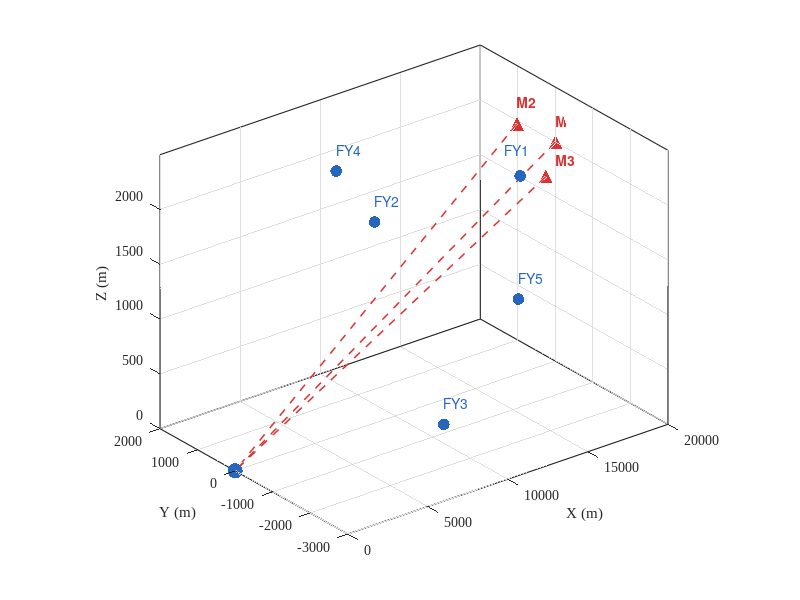
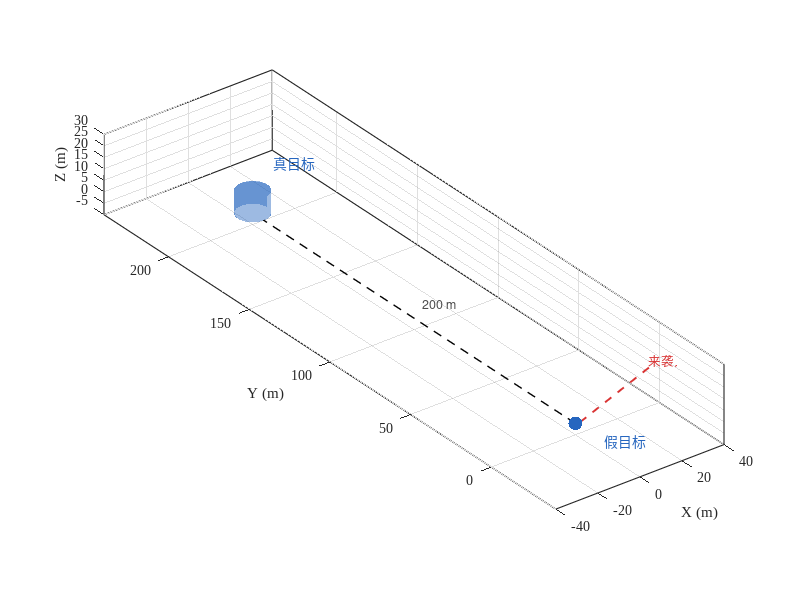

These figures' MATLAB source, in order:
%% background_scene_3d.m
% 2025 高教社杯 A 题「烟幕干扰弹的投放策略」背景介绍三维示意图
% 目的：直观展示 来袭导弹(M1~M3)、无人机(FY1~FY5)、假目标(原点)、
%       真目标(圆柱) 的空间关系，用于论文"问题背景/场景描述"部分。
%
% 布局：分两张图输出
%       (a) 全局态势 —— 三枚导弹与五架无人机的初始位置及来袭方向；
%       (b) 目标区放大 —— 假目标原点 + 真目标圆柱(半径7m、高10m)，
%           体现真目标相对假目标在 +Y 方向 200 m 的偏移。
%
% 输出：background_scene_overview.png（全局态势）、
%       background_scene_target.png（目标区放大），均 300 dpi

clear; clc; close all;

%% ================== 1. 场景常量与坐标 ==================
% 来袭导弹初始位置（3x3，每列一枚：M1/M2/M3）
M0 = [20000 19000 18000;
         0   600  -600;
      2000  2100  1900];
m_name = {'M1','M2','M3'};

% 无人机初始位置（3x5，每列一架：FY1~FY5）
U0 = [17800 12000  6000 11000 13000;
         0  1400 -3000  2000 -2000;
      1800  1400   700  1800  1300];
u_name = {'FY1','FY2','FY3','FY4','FY5'};

% 假目标（导弹瞄准点）与真目标（圆柱形固定目标）
fake   = [0; 0; 0];        % 假目标 = 原点，导弹飞行方向直指此处
true_c = [0; 200; 0];      % 真目标下底面圆心
Rc = 7;  Hc = 10;          % 真目标圆柱半径、高

% 配色
c_m   = [0.85 0.20 0.20];  % 导弹：红
c_u   = [0.15 0.40 0.75];  % 无人机：蓝
c_fake= [0.15 0.40 0.75];  % 假目标：蓝（同无人机）
c_true= [0.15 0.40 0.75];  % 真目标：蓝（同无人机）
fs    = 10;                % 字号

%% ================== 2. 图 (a)：全局态势 ==================
figure('Color','w','Position',[60 60 720 500]);
hold on; grid on; view([-38, 26]);
% 不采用 axis equal：X 轴跨度 20 km、Y 5 km、Z 2.1 km，等比会使图被压成极扁的条带。
% 用 daspect 压缩 X、适度拉伸 Z，使整体展宽/高度更均衡（数值可按需微调）。
daspect([6 2 1]);
xlabel('X (m)'); ylabel('Y (m)'); zlabel('Z (m)');

% 导弹：红色三角 + 指向假目标的来袭方向（虚线）
% 各导弹编号在 Y 方向的微调（M3 往 -Y 移开，避免与 M1/M2 或方向线重叠）
m_dy = [0 0 -250];
for i = 1:3
    plot3([M0(1,i) fake(1)], [M0(2,i) fake(2)], [M0(3,i) fake(3)], ...
          '--', 'Color', c_m, 'LineWidth', 1.1);
    scatter3(M0(1,i), M0(2,i), M0(3,i), 95, c_m, '^', 'filled');
    text(M0(1,i), M0(2,i)+m_dy(i), M0(3,i)+200, m_name{i}, ...
         'Color', c_m, 'FontSize', fs, 'FontWeight', 'bold');
end

% 无人机：蓝色圆点
% 各无人机编号在 X/Y 方向的微调（FY1 往 +Y、-X 移开）
u_dx = [-300 0 0 0 0];
u_dy = [ 300 0 0 0 0];
for i = 1:5
    scatter3(U0(1,i), U0(2,i), U0(3,i), 70, c_u, 'o', 'filled');
    text(U0(1,i)+u_dx(i), U0(2,i)+u_dy(i), U0(3,i)+200, u_name{i}, ...
         'Color', c_u, 'FontSize', fs);
end

% 假目标（原点）：蓝色圆点
scatter3(0, 0, 0, 120, c_fake, 'o', 'filled');
text(3000, 0, -220, '假目标', 'Color', c_fake, 'FontSize', fs, ...
     'HorizontalAlignment', 'center');

set(gca, 'FontName', 'Times New Roman', 'FontSize', fs, 'LineWidth', 0.8, ...
    'XTick', 0:5000:20000, 'XTickLabel', {'0','5000','10000','15000','20000'}, ...
    'YTick', -3000:1000:2000, 'YTickLabel', {'-3000','-2000','-1000','0','1000','2000'}, ...
    'ZTick', 0:500:2000, 'ZTickLabel', {'0','500','1000','1500','2000'});
box on;

print(gcf, 'background_scene_overview', '-dpng', '-r300');

%% ================== 3. 图 (b)：目标区放大 ==================
figure('Color','w','Position',[60 60 600 620]);
hold on; grid on; axis equal; view([-42, 24]);
xlabel('X (m)'); ylabel('Y (m)'); zlabel('Z (m)');

% 真目标圆柱（半径 7 m、高 10 m，下底面圆心 (0,200,0)）
theta = linspace(0, 2*pi, 80);
x_cyl = true_c(1) + Rc*cos(theta);
y_cyl = true_c(2) + Rc*sin(theta);
z_bot = true_c(3);  z_top = true_c(3) + Hc;
% 侧面
Xc = repmat(x_cyl, 2, 1);
Yc = repmat(y_cyl, 2, 1);
Zc = [z_bot*ones(size(x_cyl)); z_top*ones(size(x_cyl))];
surf(Xc, Yc, Zc, 'FaceColor', c_true, 'FaceAlpha', 0.45, 'EdgeColor', 'none');
% 上下底面
fill3(x_cyl, y_cyl, z_top*ones(size(x_cyl)), c_true, 'FaceAlpha', 0.45, 'EdgeColor', 'none');
fill3(x_cyl, y_cyl, z_bot*ones(size(x_cyl)), c_true, 'FaceAlpha', 0.45, 'EdgeColor', 'none');
% 真目标标签：往 +X、+Z 方向移开一点
tc_lab_off = [10; 0; 5];
text(true_c(1)+tc_lab_off(1), true_c(2)+tc_lab_off(2), z_top+3+tc_lab_off(3), '真目标', ...
     'Color', c_true, 'FontSize', fs);

% 假目标（原点）：蓝色圆点
scatter3(0, 0, 0, 100, c_fake, 'o', 'filled');
text(0, -18, 0, '假目标', 'Color', c_fake, 'FontSize', fs);

% 假目标与真目标圆心连线（体现 200 m 偏移）
plot3([0 true_c(1)], [0 true_c(2)], [0 true_c(3)], 'k--', 'LineWidth', 1.0);
text(12, 100, 2, '200 m', 'Color', [0.3 0.3 0.3], 'FontSize', fs-1, ...
     'HorizontalAlignment', 'center');

% 来袭方向示意（导弹从 +X 高空沿斜线直指假目标原点）
plot3([35 3], [0 0], [12 0], '--', 'Color', c_m, 'LineWidth', 1.4);
text(35, 0, 15, '来袭方向', 'Color', c_m, 'FontSize', fs-1);

set(gca, 'FontName', 'Times New Roman', 'FontSize', fs, 'LineWidth', 0.8);
xlim([-40 40]); ylim([-40 240]); zlim([-5 30]);
box on;

%% ================== 4. 输出 ==================
print(gcf, 'background_scene_target', '-dpng', '-r300');
fprintf('已输出：background_scene_overview.png（全局态势）、background_scene_target.png（目标区放大）\n');
